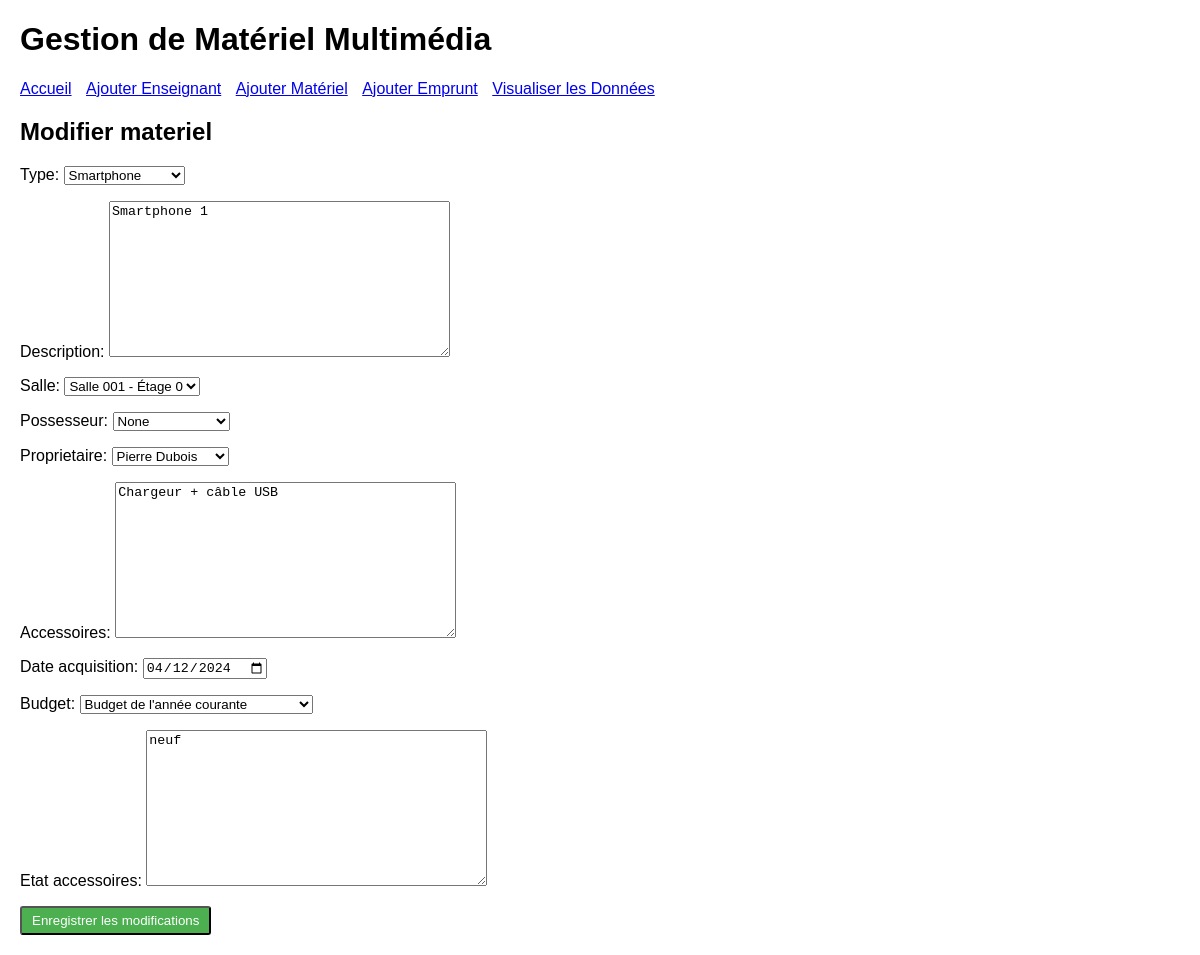
/gestion_materiel/modifier_materiel/1/, run on the app's committed database.
### gestion_materiel/models.py (models this page shows, shortened)
class Materiel(models.Model):
    TYPE_CHOICES = [
        ('smartphone', 'Smartphone'),
        ('tablette', 'Tablette'),
        ('ecran', 'Écran'),
        ('video_projecteur', 'Vidéo Projecteur'),
        ('pointeur_laser', 'Pointeur Laser')
    ]
    BUDGET_CHOICES = [
        ('annee_courante', "Budget de l'année courante"),
        ('projets', 'Budget projets'),
        ('financements_exceptionnels', 'Budget financements exceptionnels')
    ]
    type = models.CharField(max_length=20, choices=TYPE_CHOICES)
    description = models.TextField()
    salle = models.ForeignKey(Salle, on_delete=models.SET_NULL, null=True, related_name='materiels', default=1)
    possesseur = models.ForeignKey(Enseignant, on_delete=models.SET_NULL, null=True, blank=True, related_name='materiels_possedes')
    proprietaire = models.ForeignKey(Enseignant, on_delete=models.SET_NULL, null=True, related_name='proprietaire_materiel', default=1)
    accessoires = models.TextField()
    date_acquisition = models.DateField()
    budget = models.CharField(max_length=30, choices=BUDGET_CHOICES, default='annee_courante')
    etat_accessoires = models.TextField()

### gestion_materiel/views.py (the view)
# urls.py: path('modifier_materiel/<int:pk>/', modifier_materiel, name='modifier_materiel'),
def modifier_materiel(request, pk):
    materiel = get_object_or_404(Materiel, pk=pk)
    if request.method == 'POST':
        form = MaterielForm(request.POST, instance=materiel)
        if form.is_valid():
            form.save()
            return redirect('visualisation')
    else:
        form = MaterielForm(instance=materiel)
    return render(request, 'modifier_materiel.html', {'form': form})

### gestion_materiel/forms.py
class MaterielForm(forms.ModelForm):
    possesseur = forms.ModelChoiceField(
        queryset=Enseignant.objects.all(),
        required=False,
        empty_label="None"
    )
    class Meta:
        model = Materiel
        fields = ['type', 'description', 'salle', 'possesseur', 'proprietaire', 'accessoires', 'date_acquisition', 'budget', 'etat_accessoires']
        widgets = {
            'date_acquisition': forms.DateInput(attrs={'type': 'date'})
        }

### gestion_materiel/models.py (called while the page is built)
    def __str__(self):
        return f"{self.prenom} {self.nom}"

    def __str__(self):
        return f"Salle {self.numero} - Étage {self.etage}"

### gestion_materiel/templates/modifier_materiel.html (shortened to what this page needs)
{% extends 'base_generic.html' %}
{% block content %}
  <h2>Modifier materiel</h2>
  <form method="post">
    {{ form.as_p }}
    <button class="btn btn-edit" type="submit">Enregistrer les modifications</button>
  </form>
{% endblock %}

### gestion_materiel/templates/base_generic.html (style rules this page uses)
body { font-family: Arial, sans-serif; margin: 20px; }
.btn { padding: 5px 10px; text-decoration: none; color: white; border-radius: 3px; }
.btn-edit { background-color: #4CAF50; }

### data on the page
Materiel: type "Smartphone", description "Smartphone 1", salle "Salle 001 - Étage 0", possesseur "None", proprietaire "Pierre Dubois", accessoires "Chargeur + câble USB", date_acquisition "04/12/2024", budget "Budget de l'année courante", etat_accessoires "neuf"
